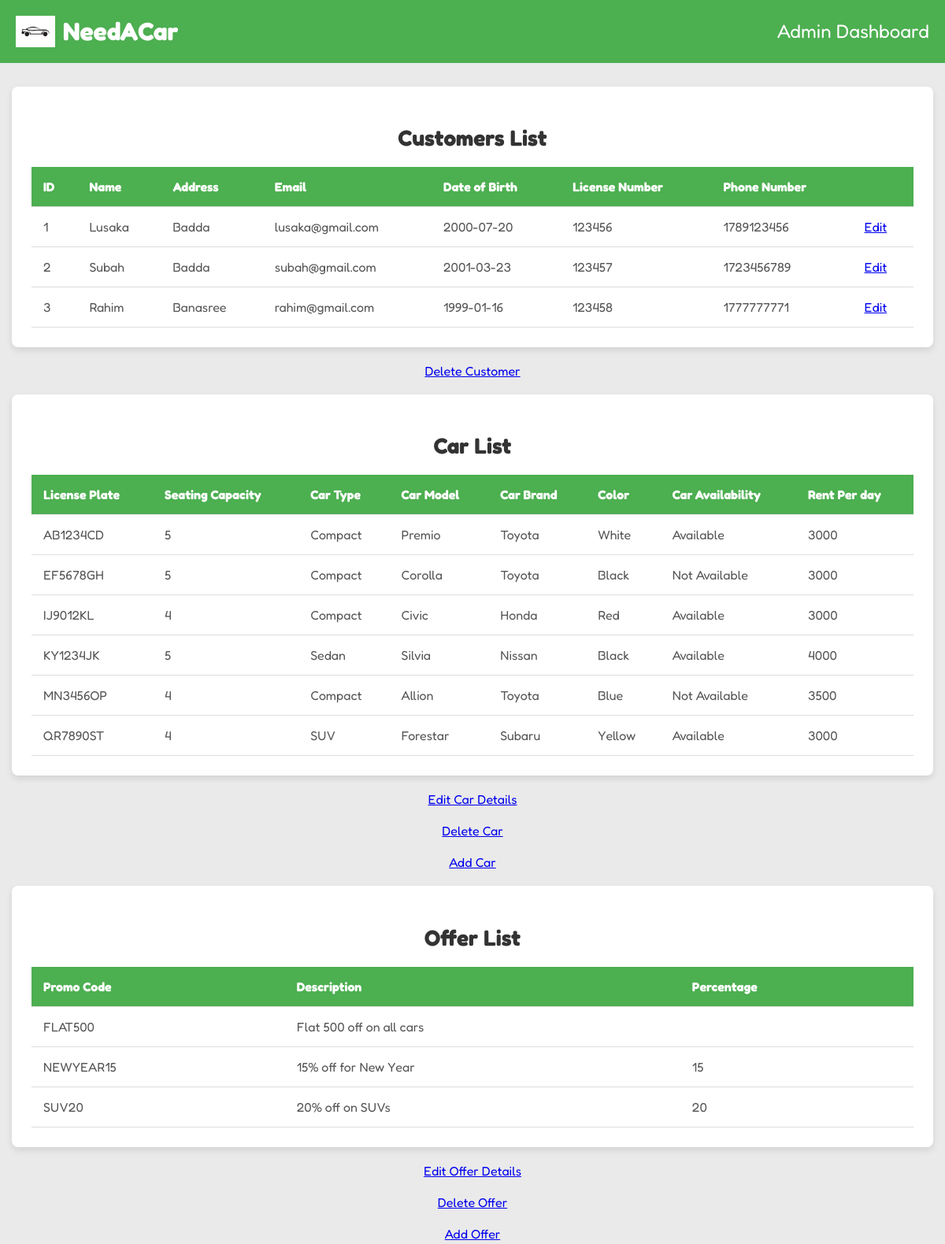
/admin_dashboard.php (upper part), run on an earlier commit of the app's database.
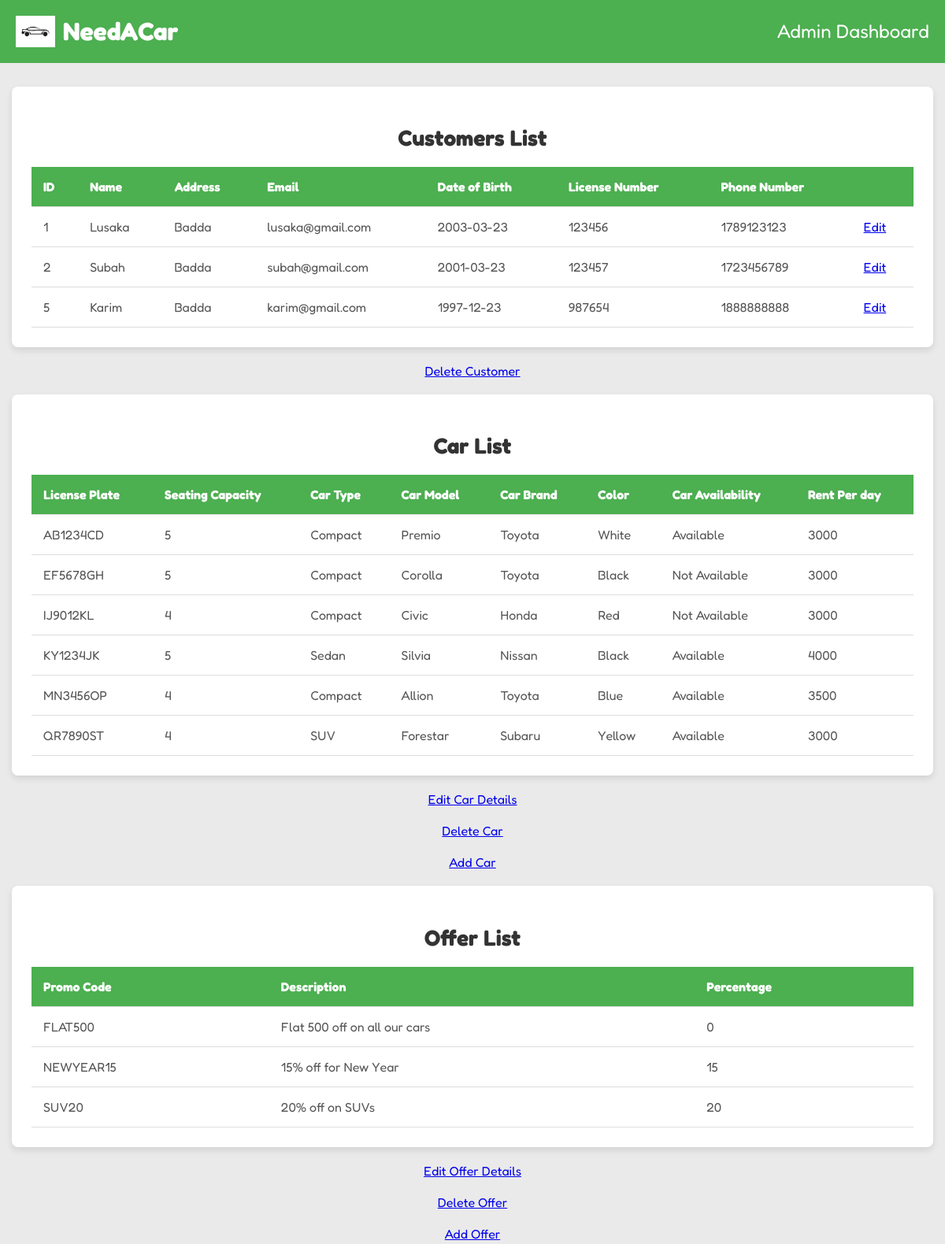
And on a later commit of the database.
### tables this page shows
CREATE TABLE `customer` (
  `USER_ID` int(11) NOT NULL,
  `Name` varchar(40) DEFAULT NULL,
  `email` varchar(40) DEFAULT NULL,
  `Password` varchar(50) NOT NULL,
  `date_of_birth` date DEFAULT NULL,
  `phone` int(11) DEFAULT NULL,
  `address` varchar(50) DEFAULT NULL,
  `License_No` varchar(30) DEFAULT NULL
);

CREATE TABLE `car` (
  `License_plate` char(20) NOT NULL,
  `Status` varchar(15) NOT NULL,
  `Seating_Capacity` int(11) NOT NULL,
  `Car_Type` varchar(15) NOT NULL,
  `Model` varchar(20) DEFAULT NULL,
  `Brand` varchar(20) DEFAULT NULL,
  `Color` varchar(10) DEFAULT NULL,
  `RentPerDay` int(11) NOT NULL
);

CREATE TABLE `offer_details` (
  `Promo_Code` varchar(15) NOT NULL,
  `Description` varchar(50) DEFAULT NULL,
  `Promo_Type` varchar(20) NOT NULL,
  `Percentage` int(11) DEFAULT NULL,
  `Discounted_Amount` int(11) DEFAULT NULL
);

### admin_dashboard.php (the view, shortened to what the changed rows need)
<!DOCTYPE html>
<html lang="en">
<head>
    <link rel="stylesheet" href="styleadmintable.css" />
</head>
<body>
    <header class="header">
        <div class="logo-container">
            <a href="index.php" style="text-decoration: none;">
                <h1 class="title" style="color: white;">NeedACar</h1>
            </a>
        </div>
        <h2 class="dashboard-title">Admin Dashboard</h2>
    </header>
    <main>
        <section class="customers">
            <div class="customer_box">
                <h1>Customers List</h1>
                <table class="customer_table">
                    <thead>
                        <tr>
                            <th>ID</th>
                            <th>Name</th>
                            <th>Address</th>
                            <th>Email</th>
                            <th>Date of Birth</th>
                            <th>License Number</th>
                            <th>Phone Number</th>
                            <th>     </th>
                        </tr>
                    </thead>
                    <tbody>
                        <?php
                        require_once("connect.php");
                        $sql = "SELECT * FROM customer";
                        $result = mysqli_query($conn, $sql);
                        if(mysqli_num_rows($result) > 0){
                            while($row = mysqli_fetch_array($result)){
                        ?>
                        <tr>
                            <td><?php echo $row["USER_ID"]; ?></td>
                            <td><?php echo $row["Name"]; ?></td>
                            <td><?php echo $row["address"]; ?></td>
                            <td><?php echo $row["email"]; ?></td>
                            <td><?php echo $row["date_of_birth"]; ?></td>
                            <td><?php echo $row["License_No"]; ?></td>
                            <td><?php echo $row["phone"]; ?></td>
                            <td>
                        <a href="modifycustomerinfo.php?user_id=<?php echo $row['USER_ID']; ?>" class="edit-link">Edit</a>
                    </td>
                        </tr>
                        <?php
                            }
                        }
                        ?>
                    </tbody>
                </table>
            </div>
        </section>
        <br>
        <br>
        <section class="cars">
            <div class="car_box">
                <h1>Car List</h1>
                <table class="car_table">
                    <thead>
                        <tr>
                            <th>License Plate</th>
                            <th>Seating Capacity</th>
                            <th>Car Type</th>
                            <th>Car Model</th>
                            <th>Car Brand</th>
                            <th>Color</th>
                            <th>Car Availability</th>
                            <th>Rent Per day</th>
                        </tr>
                    </thead>
                    <tbody>
                        <?php
                        require_once("connect.php");
                        $sql = "SELECT * FROM car";
                        $result = mysqli_query($conn, $sql);
                        if(mysqli_num_rows($result) > 0){
                            while($row = mysqli_fetch_array($result)){
                        ?>
                        <tr>
                            <td><?php echo $row["License_plate"]; ?></td>
                            <td><?php echo $row["Seating_Capacity"]; ?></td>
                            <td><?php echo $row["Car_Type"]; ?></td>
                            <td><?php echo $row["Model"]; ?></td>
                            <td><?php echo $row["Brand"]; ?></td>
                            <td><?php echo $row["Color"]; ?></td>
                            <td><?php echo $row["Status"]; ?></td>
                            <td><?php echo $row["RentPerDay"]; ?></td>
                        </tr>
                        <?php
                            }
                        }
                        ?>
                    </tbody>
                </table>
            </div>
        </section>
        <br>
        <br>
        <br>
        <br>
        <section class="deal">
            <div class="deal_box">
                <h1>Offer List</h1>
                <table class="deal_table">
                    <thead>
                        <tr>
                            <th>Promo Code</th>
                            <th>Description</th>
                            <th>Percentage</th>
                        </tr>
                    </thead>
                    <tbody>
                        <?php
                        require_once("connect.php");
                        $sql = "SELECT * FROM offer_details";
                        $result = mysqli_query($conn, $sql);
                        if(mysqli_num_rows($result) > 0){
                            while($row = mysqli_fetch_array($result)){
                        ?>
                        <tr>
                            <td><?php echo $row["Promo_Code"]; ?></td>
                            <td><?php echo $row["Description"]; ?></td>
                            <td><?php echo $row["Percentage"]; ?></td>
                        </tr>
                        <?php
                            }
                        }
                        ?>
                    </tbody>
                </table>
            </div>
        </section>
        <br>
        <br>
        <br>
        <br>
        <br>
        <br>

What changed in the data, as far as the page shows it:
removed customer: USER_ID "3", Name "Rahim", address "Banasree", email "rahim@gmail.com", date_of_birth "1999-01-16", License_No "123458", phone "1777777771"
changed customer "Lusaka": date_of_birth "2000-07-20" → "2003-03-23"; phone "1789123456" → "1789123123"
added customer: USER_ID "5", Name "Karim", address "Badda", email "karim@gmail.com", date_of_birth "1997-12-23", License_No "987654", phone "1888888888"
changed car "IJ9012KL": Status "Available" → "Not Available"
changed car "MN3456OP": Status "Not Available" → "Available"
changed offer_details "FLAT500": Description "Flat 500 off on all cars" → "Flat 500 off on all our cars"; Percentage (not shown) → "0"
